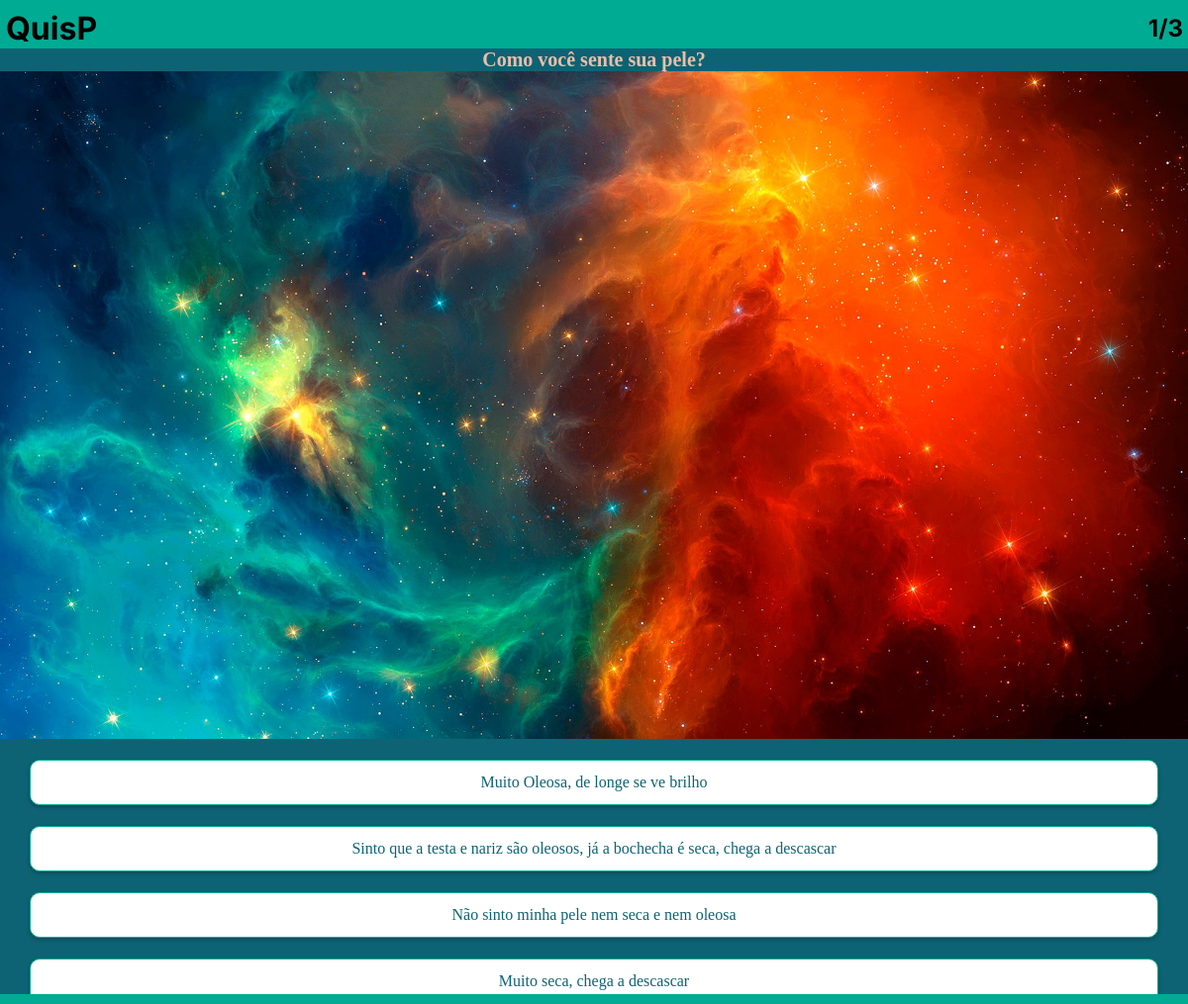
Screenshot of /pergunta.php with the database file from the repository.
### tables this page shows
CREATE TABLE `t_quiz` (
  `id` int(11) NOT NULL,
  `pergunta` varchar(4000) NOT NULL,
  `alternativa1` varchar(2000) NOT NULL,
  `alternativa2` varchar(2000) NOT NULL,
  `alternativa3` varchar(2000) NOT NULL,
  `alternativa4` varchar(2000) NOT NULL,
  `imagem` varchar(100) NOT NULL
);

### pergunta.php (the view, shortened to what this page needs)
<!DOCTYPE html>
<html lang="en">
<head>
    <link rel="stylesheet" href="estilos.css">
</head>
<body>
    <main>
    <?php
        include "conexao.php";
        $sqlBusca = "select * from t_quiz";
        $todosOsQuiz = mysqli_query($conexao, $sqlBusca);
        $total = "SELECT COUNT(*) as total FROM t_quiz";
        $resultado = mysqli_query($conexao, $total);
        $row = mysqli_fetch_assoc($resultado);
        $total = $row['total'];
        $umQuiz = mysqli_fetch_assoc($todosOsQuiz);
        if (mysqli_num_rows($todosOsQuiz) > 0) {
            $posicao = 1;
        }
            ?>
        <header class="titulo">
            <h1 class="quisp">QuisP</h1>
            <h2 class="numero"> <?php echo $posicao; ?>/<?php echo $total; ?></h2>
        </header>
        <div class="corpo">
            <p class="pergunta"><?php echo $umQuiz['pergunta']; ?></p>
            <img src="<?php echo $umQuiz['imagem']; ?>" class="imagem-capa">
            <div class="alternativas">
                <button>
                <?php echo $umQuiz['alternativa1']; ?>
                </button>
                <button>
                <?php echo $umQuiz['alternativa2']; ?>
                </button>
                <button>
                <?php echo $umQuiz['alternativa3']; ?>
                </button>
                <button>
                <?php echo $umQuiz['alternativa4']; ?>
                </button>
            </div>
        </div>
        <div class="rodapePrincipal">
        </div>
    </main>
</body>
</html>

### estilos.css (style rules this page uses)
* { box-sizing: border-box; }
html, body { background-color: #0D6374; margin: 0; }
main { height: 100vh; }
.quisp { margin: 0; text-align: left; size: 29px; }
.titulo { width: 100%; top: 0; margin: 0; display: flex; justify-content: space-between; align-items: center; padding-top: 7px; padding-left: 6px; background-color: #00AB93; font-family: 'Inter', sans-serif; height: 49px; }
.numero { margin: 0; text-align: right; size: 14px; margin-right: 5px; }
.corpo { text-align: center; height: 90%; display: flex; flex-direction: column; justify-content: space-around; }
.rodapePrincipal { width: 100%; background-color: #00AB93; position: absolute; bottom: 0; padding-top: 5px; padding-bottom: 5px; display: flex; flex-direction: column; justify-content: space-around; }
.pergunta { font-size: 20px; color: #EBBEA9; font-weight: bold; margin: 0; }
.imagem-capa { height: 157v; width: 100vw; object-fit: cover; }
.alternativas { text-align: center; }
.alternativas button { width: 95%; margin-top: 21px; background: none; background: #FFFFFF; border: 1px solid #00AB93; border-radius: 10px; height: 46px; font-family: 'Montserrat'; font-size: 16px; color: #0D6374; box-shadow: 0px 2px 4px rgba(0, 0, 0, 0.25); }

### rows the page displays
t_quiz: pergunta "Como você sente sua pele?", imagem (picture), alternativa1 "Muito Oleosa, de longe se ve brilho", alternativa2 "Sinto que a testa e nariz são oleosos, já a bochecha é seca, chega a descascar", alternativa3 "Não sinto minha pele nem seca e nem oleosa", alternativa4 "Muito seca, chega a descascar"

### other values shown
$posicao "1"
$total "3"
